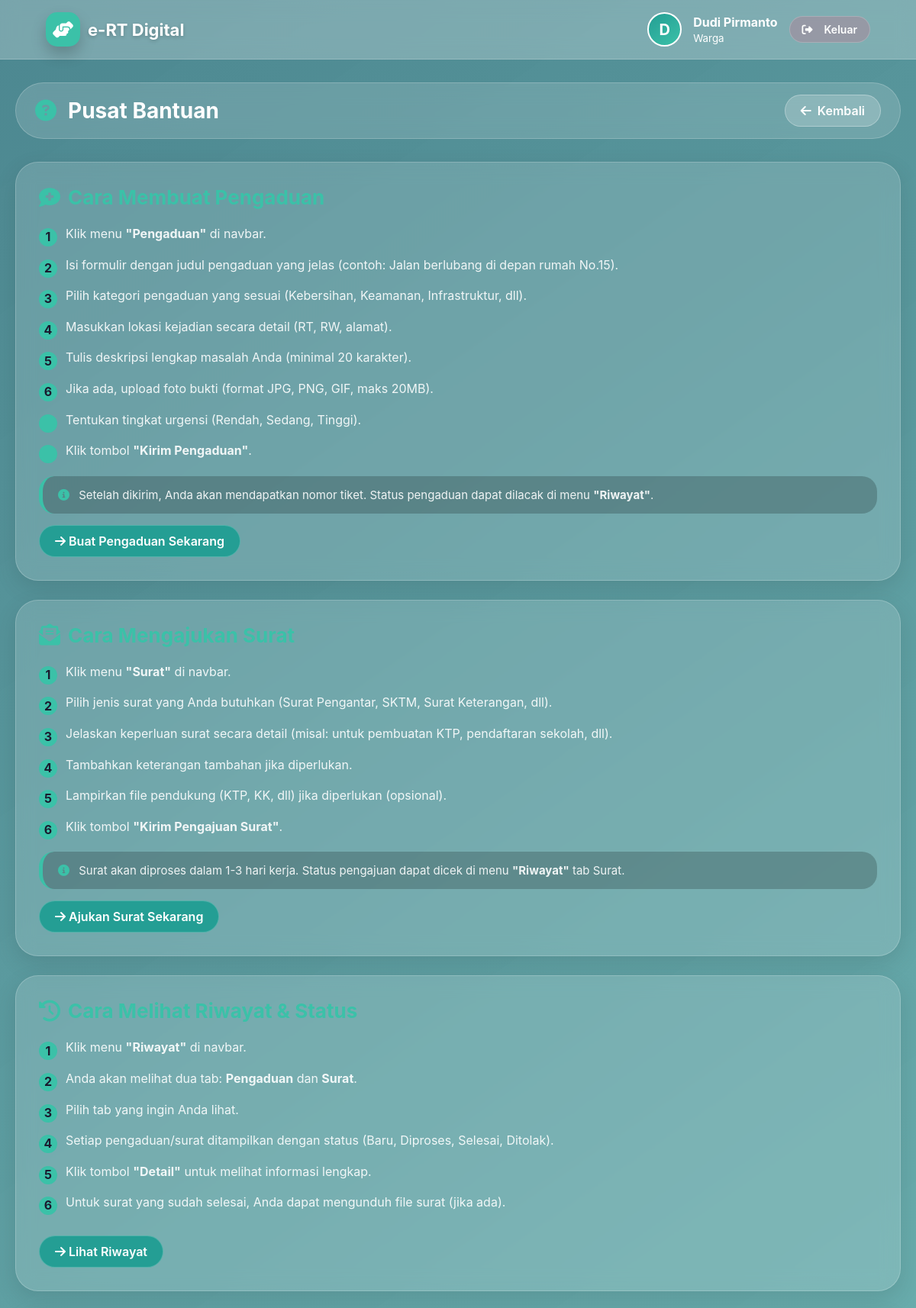
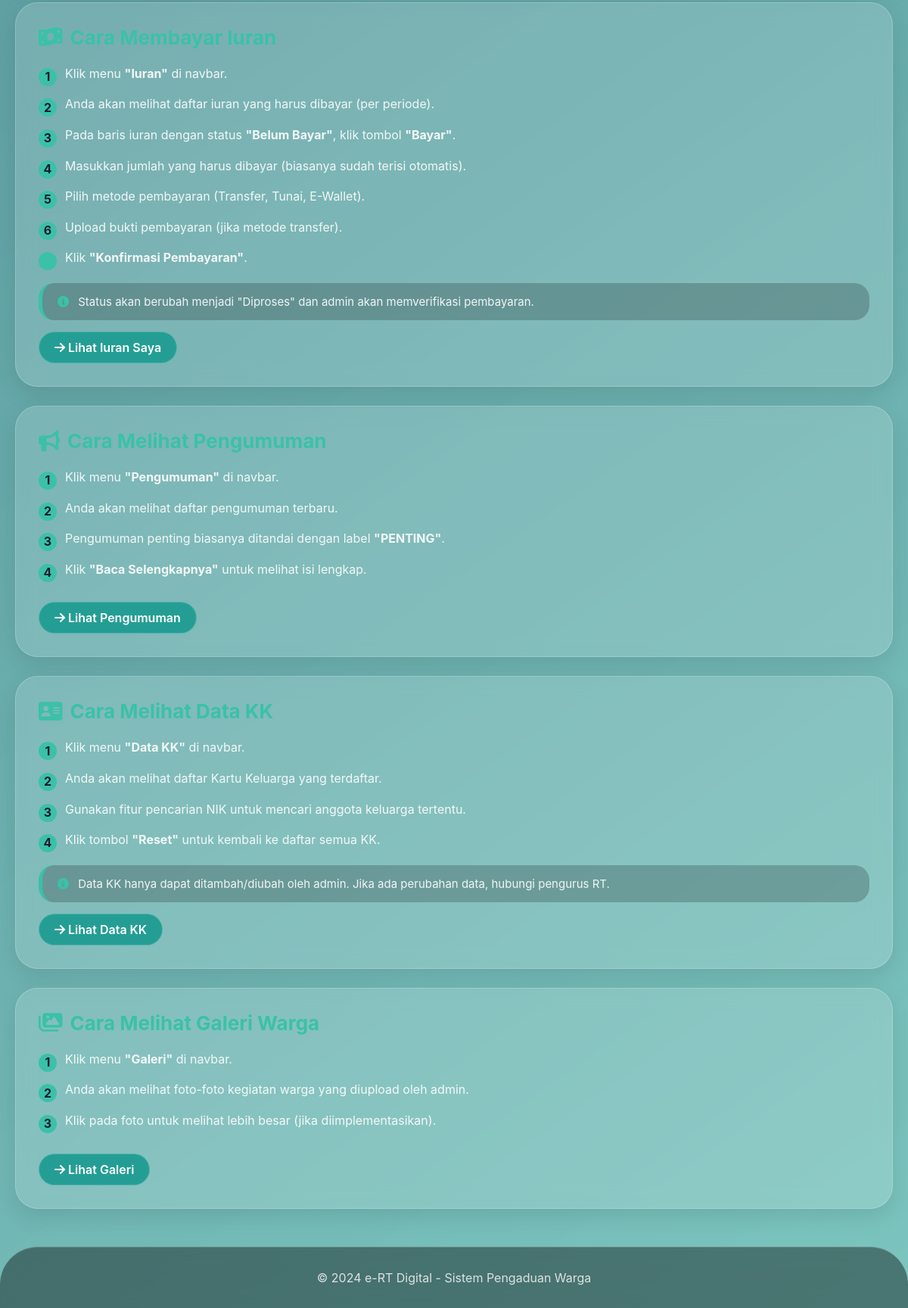
Screenshot of /users/bantuan.php (signed in) with the database file from the repository (2 pictures, top to bottom).
### tables this page shows
CREATE TABLE `users` (
  `id` int(11) NOT NULL,
  `nik` varchar(16) DEFAULT NULL,
  `nama` varchar(100) NOT NULL,
  `email` varchar(100) NOT NULL,
  `username` varchar(50) NOT NULL,
  `password` varchar(255) NOT NULL,
  `no_hp` varchar(15) DEFAULT NULL,
  `alamat` text,
  `role` enum('admin','warga') DEFAULT 'warga',
  `created_at` timestamp NOT NULL DEFAULT CURRENT_TIMESTAMP,
  `status` enum('aktif','nonaktif') DEFAULT 'aktif'
);

### users/bantuan.php (the view, shortened to what this page needs)
<?php
require_once(__DIR__ . '/../config/db.php');
$user_id = $_SESSION['user_id'];
$query_user = "SELECT * FROM users WHERE id = '$user_id'";
$result_user = mysqli_query($conn, $query_user);
$user = mysqli_fetch_assoc($result_user);
?>
<!DOCTYPE html>
<html lang="id">
<head>
    <link rel="stylesheet" href="https://cdnjs.cloudflare.com/ajax/libs/font-awesome/6.4.0/css/all.min.css">
</head>
<body>
    <nav class="navbar">
        <div class="logo">
            <div class="logo-icon"><i class="fas fa-hands-helping"></i></div>
            <div class="logo-text"><h1>e-RT Digital</h1></div>
        </div>
        <div class="user-profile">
            <a href="profil.php">
                <div class="avatar"><?php echo strtoupper(substr($user['nama'], 0, 1)); ?></div>
                <div class="user-info">
                    <h4><?php echo htmlspecialchars($user['nama']); ?></h4>
                    <small><?php echo ucfirst($user['role']); ?></small>
                </div>
            </a>
            <a href="../auth/logout.php" class="logout-btn"><i class="fas fa-sign-out-alt"></i> Keluar</a>
        </div>
    </nav>
    <div class="container">
        <div class="page-header">
            <div class="page-header-left">
                <i class="fas fa-question-circle"></i>
                <h1>Pusat Bantuan</h1>
            </div>
            <a href="dashboard.php" class="back-btn"><i class="fas fa-arrow-left"></i> Kembali</a>
        </div>
        <div class="bantuan-section">
            <div class="bantuan-card">
                <h2><i class="fas fa-comment-medical"></i> Cara Membuat Pengaduan</h2>
                <ul class="step-list">
                    <li>Klik menu <strong>"Pengaduan"</strong> di navbar.</li>
                    <li>Isi formulir dengan judul pengaduan yang jelas (contoh: Jalan berlubang di depan rumah No.15).</li>
                    <li>Pilih kategori pengaduan yang sesuai (Kebersihan, Keamanan, Infrastruktur, dll).</li>
                    <li>Masukkan lokasi kejadian secara detail (RT, RW, alamat).</li>
                    <li>Tulis deskripsi lengkap masalah Anda (minimal 20 karakter).</li>
                    <li>Jika ada, upload foto bukti (format JPG, PNG, GIF, maks 20MB).</li>
                    <li>Tentukan tingkat urgensi (Rendah, Sedang, Tinggi).</li>
                    <li>Klik tombol <strong>"Kirim Pengaduan"</strong>.</li>
                </ul>
                <div class="note">
                    <i class="fas fa-info-circle"></i> Setelah dikirim, Anda akan mendapatkan nomor tiket. Status pengaduan dapat dilacak di menu <strong>"Riwayat"</strong>.
                </div>
                <a href="pengaduan.php" class="btn-link"><i class="fas fa-arrow-right"></i> Buat Pengaduan Sekarang</a>
            </div>
            <div class="bantuan-card">
                <h2><i class="fas fa-envelope-open-text"></i> Cara Mengajukan Surat</h2>
                <ul class="step-list">
                    <li>Klik menu <strong>"Surat"</strong> di navbar.</li>
                    <li>Pilih jenis surat yang Anda butuhkan (Surat Pengantar, SKTM, Surat Keterangan, dll).</li>
                    <li>Jelaskan keperluan surat secara detail (misal: untuk pembuatan KTP, pendaftaran sekolah, dll).</li>
                    <li>Tambahkan keterangan tambahan jika diperlukan.</li>
                    <li>Lampirkan file pendukung (KTP, KK, dll) jika diperlukan (opsional).</li>
                    <li>Klik tombol <strong>"Kirim Pengajuan Surat"</strong>.</li>
                </ul>
                <div class="note">
                    <i class="fas fa-info-circle"></i> Surat akan diproses dalam 1-3 hari kerja. Status pengajuan dapat dicek di menu <strong>"Riwayat"</strong> tab Surat.
                </div>
                <a href="surat.php" class="btn-link"><i class="fas fa-arrow-right"></i> Ajukan Surat Sekarang</a>
            </div>
            <div class="bantuan-card">
                <h2><i class="fas fa-history"></i> Cara Melihat Riwayat & Status</h2>
                <ul class="step-list">
                    <li>Klik menu <strong>"Riwayat"</strong> di navbar.</li>
                    <li>Anda akan melihat dua tab: <strong>Pengaduan</strong> dan <strong>Surat</strong>.</li>
                    <li>Pilih tab yang ingin Anda lihat.</li>
                    <li>Setiap pengaduan/surat ditampilkan dengan status (Baru, Diproses, Selesai, Ditolak).</li>
                    <li>Klik tombol <strong>"Detail"</strong> untuk melihat informasi lengkap.</li>
                    <li>Untuk surat yang sudah selesai, Anda dapat mengunduh file surat (jika ada).</li>
                </ul>
                <a href="riwayat.php" class="btn-link"><i class="fas fa-arrow-right"></i> Lihat Riwayat</a>
            </div>
            <div class="bantuan-card">
                <h2><i class="fas fa-money-bill-wave"></i> Cara Membayar Iuran</h2>
                <ul class="step-list">
                    <li>Klik menu <strong>"Iuran"</strong> di navbar.</li>
                    <li>Anda akan melihat daftar iuran yang harus dibayar (per periode).</li>
                    <li>Pada baris iuran dengan status <strong>"Belum Bayar"</strong>, klik tombol <strong>"Bayar"</strong>.</li>
                    <li>Masukkan jumlah yang harus dibayar (biasanya sudah terisi otomatis).</li>
                    <li>Pilih metode pembayaran (Transfer, Tunai, E-Wallet).</li>
                    <li>Upload bukti pembayaran (jika metode transfer).</li>
                    <li>Klik <strong>"Konfirmasi Pembayaran"</strong>.</li>
                </ul>
                <div class="note">
                    <i class="fas fa-info-circle"></i> Status akan berubah menjadi "Diproses" dan admin akan memverifikasi pembayaran.
                </div>
                <a href="iuran.php" class="btn-link"><i class="fas fa-arrow-right"></i> Lihat Iuran Saya</a>
            </div>
            <div class="bantuan-card">
                <h2><i class="fas fa-bullhorn"></i> Cara Melihat Pengumuman</h2>
                <ul class="step-list">
                    <li>Klik menu <strong>"Pengumuman"</strong> di navbar.</li>
                    <li>Anda akan melihat daftar pengumuman terbaru.</li>
                    <li>Pengumuman penting biasanya ditandai dengan label <strong>"PENTING"</strong>.</li>
                    <li>Klik <strong>"Baca Selengkapnya"</strong> untuk melihat isi lengkap.</li>
                </ul>
                <a href="pengumuman.php" class="btn-link"><i class="fas fa-arrow-right"></i> Lihat Pengumuman</a>
            </div>
            <div class="bantuan-card">
                <h2><i class="fas fa-address-card"></i> Cara Melihat Data KK</h2>
                <ul class="step-list">
                    <li>Klik menu <strong>"Data KK"</strong> di navbar.</li>
                    <li>Anda akan melihat daftar Kartu Keluarga yang terdaftar.</li>
                    <li>Gunakan fitur pencarian NIK untuk mencari anggota keluarga tertentu.</li>
                    <li>Klik tombol <strong>"Reset"</strong> untuk kembali ke daftar semua KK.</li>
                </ul>
                <div class="note">
                    <i class="fas fa-info-circle"></i> Data KK hanya dapat ditambah/diubah oleh admin. Jika ada perubahan data, hubungi pengurus RT.
                </div>
                <a href="kk.php" class="btn-link"><i class="fas fa-arrow-right"></i> Lihat Data KK</a>
            </div>
            <div class="bantuan-card">
                <h2><i class="fas fa-images"></i> Cara Melihat Galeri Warga</h2>
                <ul class="step-list">
                    <li>Klik menu <strong>"Galeri"</strong> di navbar.</li>
                    <li>Anda akan melihat foto-foto kegiatan warga yang diupload oleh admin.</li>
                    <li>Klik pada foto untuk melihat lebih besar (jika diimplementasikan).</li>
                </ul>
                <a href="galeri.php" class="btn-link"><i class="fas fa-arrow-right"></i> Lihat Galeri</a>
            </div>
        </div>
    </div>
    <footer class="footer">
        <p>&copy; 2024 e-RT Digital - Sistem Pengaduan Warga</p>
    </footer>
</body>
</html>

### rows the page displays
users: nama "D", nama "Dudi Pirmanto", role "Warga"
